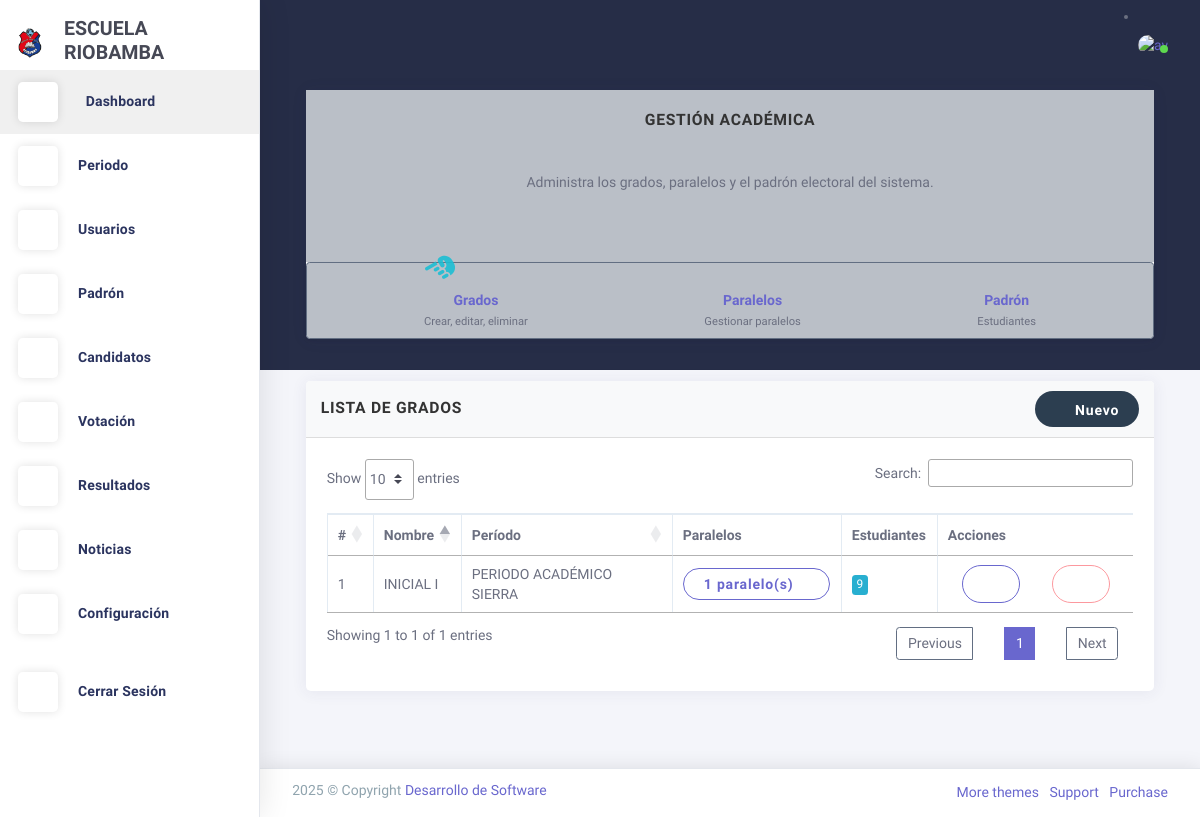
Page /grados/ (signed in) on the committed database.
### Aplicaciones/configuracion/models.py (models this page shows, shortened)
class LogoConfig(models.Model):
    logo_1 = models.ImageField(upload_to='logos/')
    logo_2 = models.ImageField(upload_to='logos/')
    iniciales = models.CharField(max_length=10)

### Aplicaciones/padron/models.py (models this page shows, shortened)
class Grado(models.Model):
    nombre = models.CharField(max_length=50)
    periodo = models.ForeignKey(
        Periodo,
        on_delete=models.SET_NULL,
        null=True,
        blank=True,
        related_name='grados',
        verbose_name="Período académico"
    )
    class Meta:
        unique_together = ('nombre', 'periodo')
        ordering = ['nombre']
        verbose_name = "Grado"
        verbose_name_plural = "Grados"

### Aplicaciones/periodo/models.py (models this page shows, shortened)
class Periodo(models.Model):
    nombre = models.CharField(max_length=100, unique=True)
    fecha_inicio = models.DateField()
    fecha_fin = models.DateField()
    ESTADOS = [
        ('activo', 'Activo'),
        ('inactivo', 'Inactivo')
    ]
    estado = models.CharField(max_length=10, choices=ESTADOS, default='activo')

### Aplicaciones/padron/views.py (the view)
# urls.py: path('grados/', GradoListView.as_view(), name='listar_grados'),
class GradoListView(ListView):
    model = Grado
    template_name = 'grados/agregarGrado.html'
    context_object_name = 'grados'
    paginate_by = 10
    def get_queryset(self):
        return Grado.objects.select_related('periodo').prefetch_related('paralelos').order_by('nombre')
    def get_context_data(self, **kwargs):
        context = super().get_context_data(**kwargs)
        context['periodo_actual'] = Periodo.objects.order_by('-fecha_inicio').first()
        return context

### Aplicaciones/configuracion/context_processors.py (called while the page is built)
def logo_config(request):
    return {'logo_config': LogoConfig.objects.first()}

### Aplicaciones/padron/templates/grados/agregarGrado.html (shortened to what this page needs)
{% extends 'plantilla.html' %}
{% block contenido %}
<br>
<div class="card mb-3">
  <div class="card-body bg-light text-center">
    <h5 class="card-title mb-3"><strong>Gestión Académica</strong></h5>
    <p class="card-text mb-4">
      Administra los grados, paralelos y el padrón electoral del sistema.
    </p>
  </div>
  <nav class="navbar navbar-light bg-light border rounded shadow-sm">
    <div class="container-fluid justify-content-around">
      <a href="{% url 'listar_grados' %}" class="text-decoration-none text-center position-relative">
        <div class="position-relative">
          <i class="la la-graduation-cap text-primary fs-2 d-block"></i>
          <span class="position-absolute" style="top: -15px; right: 70%; z-index: 1000;">
            <i class="fas fa-hand-point-left" style="font-size: 2rem; transform: scaleX(1) rotate(-30deg); color: #1cbed3e6;"></i>
          </span>
        </div>
        <div>
          <strong class="d-block">Grados</strong>
          <small class="text-muted">Crear, editar, eliminar</small>
        </div>
      </a>
      <a href="{% url 'listar_paralelos' %}" class="text-decoration-none text-center">
        <i class="la la-sitemap text-muted fs-2 d-block"></i>
        <div>
          <strong class="d-block">Paralelos</strong>
          <small class="text-muted">Gestionar paralelos</small>
        </div>
      </a>
      <a href="{% url 'gestion_padron' %}" class="text-decoration-none text-center">
        <i class="la la-users text-muted fs-2 d-block"></i>
        <div>
          <strong class="d-block">Padrón</strong>
          <small class="text-muted">Estudiantes</small>
        </div>
      </a>
    </div>
  </nav>
</div>
<section id="listar-grados" class="row match-height">
  <div class="col-sm-12">
    <div class="card">
      <div class="card-header d-flex flex-column flex-md-row justify-content-between align-items-md-center">
        <h4 class="card-title mb-2 mb-md-0">Lista de Grados</h4>
        <div class="d-flex flex-column flex-md-row align-items-stretch justify-content-md-end">
          <button type="button" class="btn btn-primary" data-toggle="modal" data-target="#modalAgregarGrado">
            <i class="la la-plus"></i> Nuevo
          </button>
        </div>
      </div>
      <div class="card-content">
        <div class="card-body">
          <div class="table-responsive">
            <table class="table table-bordered" id="tablaGrados">
              <thead>
                <tr>
                  <th>#</th>
                  <th>Nombre</th>
                  <th>Período</th>
                  <th>Paralelos</th>
                  <th>Estudiantes</th>
                  <th>Acciones</th>
                </tr>
              </thead>
              <tbody>
                {% for grado in grados %}
                  <tr>
                    <td>{{ forloop.counter }}</td>
                    <td>{{ grado.nombre }}</td>
                    <td>{{ grado.periodo.nombre|default:"-" }}</td>
                    <td>
                      {% if grado.paralelos.count > 0 %}
                        <div class="dropdown">
                          <button class="btn btn-sm btn-outline-primary dropdown-toggle" type="button" data-toggle="dropdown">
                            {{ grado.paralelos.count }} paralelo(s)
                          </button>
                        </div>
                      {% else %}
                        <span class="badge badge-warning">Sin paralelos</span>
                      {% endif %}
                    </td>
                    <td>
                      <span class="badge badge-info">{{ grado.padronelectoral_set.count }}</span>
                    </td>
                    <td class="text-center" style="white-space: nowrap;">
                      <button class="btn btn-sm btn-outline-primary btn-editar mx-1"
                              data-toggle="modal"
                              data-target="#editarGradoModal{{ grado.id }}"
                              title="Editar"
                              data-toggle-tooltip="tooltip"
                              data-placement="top">
                        <i class="la la-edit"></i>
                      </button>
                      <button type="button" class="btn btn-sm btn-outline-danger mx-1"
                              data-toggle="modal"
                              data-target="#eliminarGradoModal{{ grado.id }}"
                              title="Eliminar"
                              data-toggle-tooltip="tooltip"
                              data-placement="top"
                              {% if grado.padronelectoral_set.count > 0 %}disabled{% endif %}>
                        <i class="la la-trash"></i>
                      </button>
                    </td>
                  </tr>
                {% endfor %}
              </tbody>
            </table>
          </div>
        </div>
      </div>
    </div>
  </div>
</section>
{% endblock %}

### Aplicaciones/administracion/templates/plantilla.html (shortened to what this page needs)
{% load static %}
<!DOCTYPE html>
<html class="loading" lang="en" data-textdirection="ltr">
  <head>
    <link href="https://maxcdn.icons8.com/fonts/line-awesome/1.1/css/line-awesome.min.css" rel="stylesheet">
    <link rel="stylesheet" type="text/css" href="{% static 'plantillas/theme-assets/css/vendors.css' %}">
    <link rel="stylesheet" type="text/css" href="{% static 'plantillas/theme-assets/vendors/css/charts/chartist.css' %}">
    <link rel="stylesheet" type="text/css" href="{% static 'plantillas/theme-assets/css/app-lite.css' %}">
    <link rel="stylesheet" type="text/css" href="{% static 'plantillas/theme-assets/css/core/menu/menu-types/vertical-menu.css' %}">
    <link rel="stylesheet" type="text/css" href="{% static 'plantillas/theme-assets/css/core/colors/palette-gradient.css' %}">
    <link rel="stylesheet" type="text/css" href="{% static 'plantillas/theme-assets/css/pages/dashboard-ecommerce.css' %}">
    <link rel="stylesheet" href="https://cdnjs.cloudflare.com/ajax/libs/font-awesome/6.5.2/css/all.min.css">
    <link rel="stylesheet" href="{% static 'css/style.css' %}">
    <link href="https://cdn.jsdelivr.net/npm/bootstrap-fileinput@5.5.0/css/fileinput.min.css" rel="stylesheet">
    <link rel="stylesheet" href="https://cdn.jsdelivr.net/npm/sweetalert2@11/dist/sweetalert2.min.css">
    <link rel="stylesheet" href="https://cdn.datatables.net/1.11.5/css/jquery.dataTables.min.css">
    <link rel="stylesheet" href="https://cdn.datatables.net/1.11.5/css/dataTables.bootstrap4.min.css">
    <link rel="stylesheet" href="https://cdn.datatables.net/buttons/2.2.2/css/buttons.dataTables.min.css">
    <link rel="stylesheet" href="https://cdn.datatables.net/buttons/2.2.2/css/buttons.bootstrap4.min.css">
  </head>
  <body class="vertical-layout vertical-menu 2-columns menu-expanded fixed-navbar" data-open="click" data-menu="vertical-menu" data-color="bg-chartbg" data-col="2-columns">
    <nav class="header-navbar navbar-expand-md navbar navbar-with-menu navbar-without-dd-arrow fixed-top navbar-semi-light">
      <div class="navbar-wrapper">
        <div class="navbar-container content">
          <div class="collapse navbar-collapse show" id="navbar-mobile">
            <ul class="nav navbar-nav mr-auto float-left">
              <li class="nav-item d-none d-md-block"><a class="nav-link nav-link-expand" href="#"><i class="ficon ft-maximize"></i></a></li>
            </ul>
              {% if user.is_authenticated %}
              <li class="dropdown dropdown-user nav-item">
                <a class="dropdown-toggle nav-link dropdown-user-link" href="#" data-toggle="dropdown">
                  <span class="avatar avatar-online">
                    <img src="{% if user.imagen %}{{ user.imagen.url }}{% else %}{% static 'plantillas/theme-assets/images/portrait/small/avatar-s-19.png' %}{% endif %}" alt="avatar">
                    <i></i>
                  </span>
                </a>
              </li>
              {% endif %}
          </div>
        </div>
      </div>
    </nav>
    <div class="main-menu menu-fixed menu-light menu-accordion menu-shadow" data-scroll-to-active="true" alt="LOGO MENU"
         data-img="{% if logo_config and logo_config.logo_2 %}{{ logo_config.logo_2.url }}{% else %}{% static 'images/logo1.png' %}{% endif %}">
      <div class="navbar-header">
        <ul class="nav navbar-nav flex-row">
          <li class="nav-item mr-auto">
            <a class="navbar-brand" href="">
              <img class="brand-logo" alt="LOGO FONDO"
                   src="{% if logo_config and logo_config.logo_1 %}{{ logo_config.logo_1.url }}{% else %}{% static 'images/logo1.png' %}{% endif %}"/>
              <h3 class="brand-text">
                {{ logo_config.iniciales|default:" " }}
              </h3>
            </a>
          </li>
        </ul>
      </div>
      <div class="main-menu-content">
        <ul class="navigation navigation-main" id="main-menu-navigation" data-menu="menu-navigation">
            <li class="active">
                <a href="{% url 'dashboard' %}"><i class="ft-home"></i>
                    <span class="menu-title" data-i18n="">Dashboard</span>
                </a>
            </li>
            <li class="nav-item">
              <a href="#"><i class="ft-bar-chart-2"></i><span class="menu-title" data-i18n="">Periodo</span></a>
            </li>
            <li class="nav-item">
              <a href="#"><i class="ft-users"></i><span class="menu-title" data-i18n="">Usuarios</span></a>
            </li>
            <li class="nav-item">
                <a href="#"><i class="ft-list"></i><span class="menu-title" data-i18n="">Padrón</span></a>
            </li>
            <li class="nav-item">
                <a href="#"><i class="ft-plus-circle"></i><span class="menu-title" data-i18n="">Candidatos</span></a>
            </li>
            <li class="nav-item">
                <a href="#"><i class="ft-check-circle"></i><span class="menu-title" data-i18n="">Votación</span></a>
            </li>
            <li class="nav-item">
                <a href="#"><i class="ft-bar-chart-2"></i><span class="menu-title" data-i18n="">Resultados</span></a>
            </li>
            <li class="nav-item">
              <a href="#">
                <i class="ft-activity"></i><span class="menu-title">Noticias</span>
              </a>
            </li>
            <li class="nav-item">
                  <a href="{% url 'configurar_logo' %}"><i class="ft-settings"></i><span class="menu-title" data-i18n="">Configuración</span></a>
            </li>
            <li class="nav-item mt-1">
              <a href="{% url 'administracion:index' %}">
              <i class="ft-power"></i><span class="menu-title">Cerrar Sesión</span>
              </a>
            </li>
        </ul>
      </div>
      <div class="navigation-background"></div>
    </div>
    <div class="app-content content">
      <div class="content-wrapper">
        <div class="content-body">
          <div class="container">
            {% block contenido %}{% endblock %}
          </div>
        </div>
      </div>
    </div>
    <footer class="footer footer-static footer-light navbar-border navbar-shadow">
      <div class="clearfix blue-grey lighten-2 text-sm-center mb-0 px-2">
        <span class="float-md-left d-block d-md-inline-block">2025  &copy; Copyright <a class="text-bold-800 grey darken-2" href="https://themeselection.com" target="_blank">Desarrollo de Software</a></span>
        <ul class="list-inline float-md-right d-block d-md-inline-blockd-none d-lg-block mb-0">
          <li class="list-inline-item"><a class="my-1" href="https://themeselection.com/" target="_blank"> More themes</a></li>
          <li class="list-inline-item"><a class="my-1" href="https://themeselection.com/support" target="_blank"> Support</a></li>
          <li class="list-inline-item"><a class="my-1" href="https://themeselection.com/products/chameleon-admin-modern-bootstrap-webapp-dashboard-html-template-ui-kit/" target="_blank"> Purchase</a></li>
        </ul>
      </div>
    </footer>
</body>
</html>

### sistema_voto_ue_riobamba/static/plantillas/theme-assets/css/core/menu/menu-types/vertical-menu.css (style rules this page uses)
body.vertical-layout.vertical-menu.menu-expanded .navbar-header { z-index: 999; float: left; width: 260px; }
body.vertical-layout.vertical-menu.menu-expanded .navbar .navbar-container { margin-left: 260px; }
body.vertical-layout.vertical-menu.menu-expanded .main-menu { width: 260px; -webkit-transition: 300ms ease all; -moz-transition: 300ms ease all; -o-transition: 300ms ease all; transition: 300ms ease all; -webkit-backface-visibility: hidden; -moz-backface-visibility: hidden; backface-visibility: hidden; }
body.vertical-layout.vertical-menu.menu-expanded .main-menu .navigation > li > a > i:before { font-size: 1.5rem; }
body.vertical-layout.vertical-menu.menu-expanded .main-menu .navigation > li > a > span { -webkit-transition: -webkit-transform .3s ease; -moz-transition: transform .3s ease, -moz-transform .3s ease; -o-transition: -o-transform .3s ease; transition: -webkit-transform .3s ease; transition: transform .3s ease; transition: transform .3s ease, -webkit-transform .3s ease, -moz-transform .3s ease, -o-transform .3s ease; }
body.vertical-layout.vertical-menu.menu-expanded .main-menu.menu-light .navigation > li > a > i { line-height: 40px; display: inline-block; width: 40px; height: 40px; margin-right: 20px; text-align: center; vertical-align: middle; border-radius: 12%; background: #fff; -webkit-box-shadow: 0 0 10px rgba(0, 0, 0, .12); box-shadow: 0 0 10px rgba(0, 0, 0, .12); }
body.vertical-layout.vertical-menu.menu-expanded .content, body.vertical-layout.vertical-menu.menu-expanded .footer { margin-left: 260px; }

### sistema_voto_ue_riobamba/static/plantillas/theme-assets/css/pages/dashboard-ecommerce.css (style rules this page uses)
.content .content-wrapper { padding-top: 0 !important; }

### sistema_voto_ue_riobamba/static/css/style.css (style rules this page uses)
.card-title { font-weight: bold; font-size: 1.2rem; text-transform: uppercase; color: #333; }
.card-header { background-color: #f8f9fa; border-bottom: 1px solid #ddd; padding: 10px 15px; }
.btn { border-radius: 20px; padding: 8px 20px; font-size: 14px; font-weight: 600; }
.btn-primary { background-color: #2c3e50; border: none; }

### Aplicaciones/administracion/templates/plantilla.html (style rules this page uses)
.brand-text { display: flex; flex-direction: column; align-items: flex-start; line-height: 1.2; font-size: 1rem; white-space: normal; max-width: 150px; }
.navbar-brand { display: flex; align-items: center; gap: 10px; }
.brand-logo { max-width: 40px; height: auto; }

### rows in the picture
LogoConfig: logo_1 (picture), iniciales "ESCUELA RIOBAMBA"
Grado: nombre "INICIAL I", periodo.nombre "PERIODO ACADÉMICO SIERRA", paralelos.count "1", padronelectoral_set.count "9"
